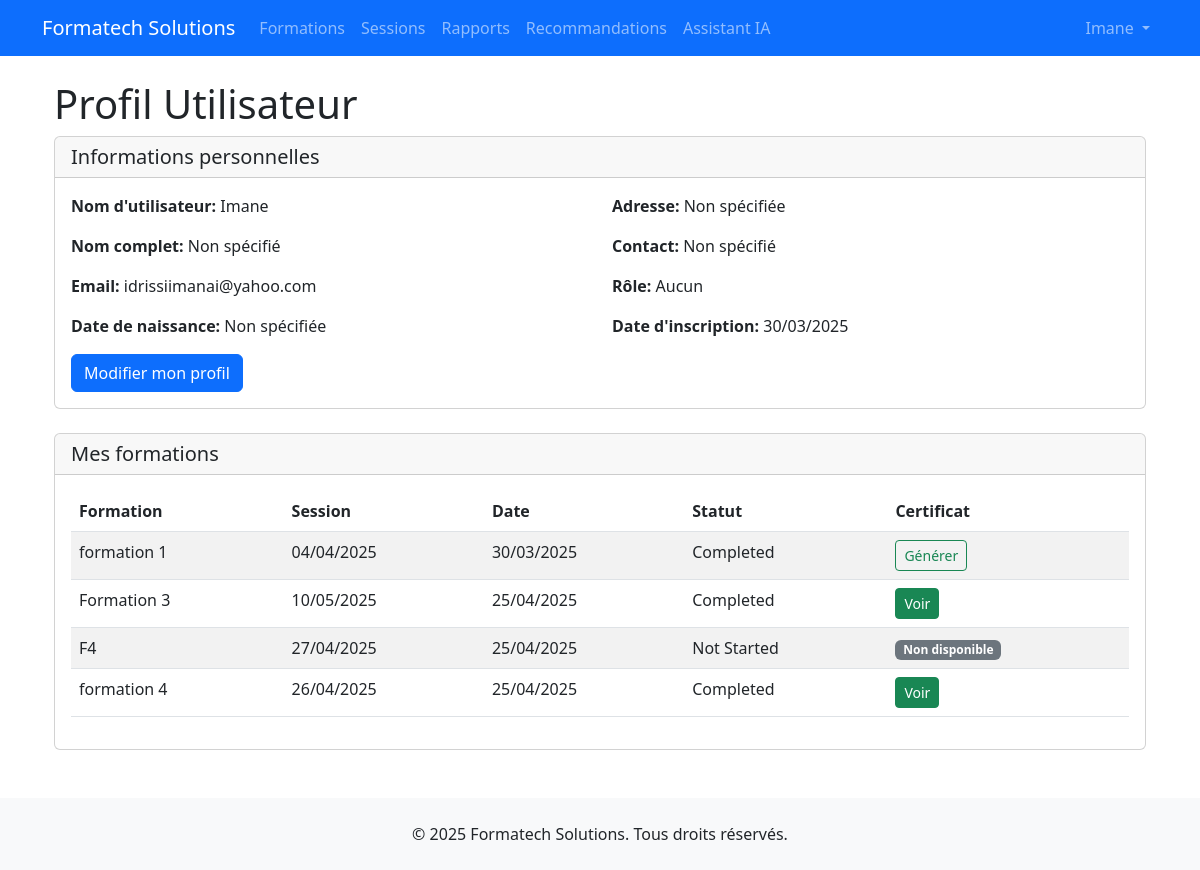
Before: /users/profile/ (signed in) with the older database file.
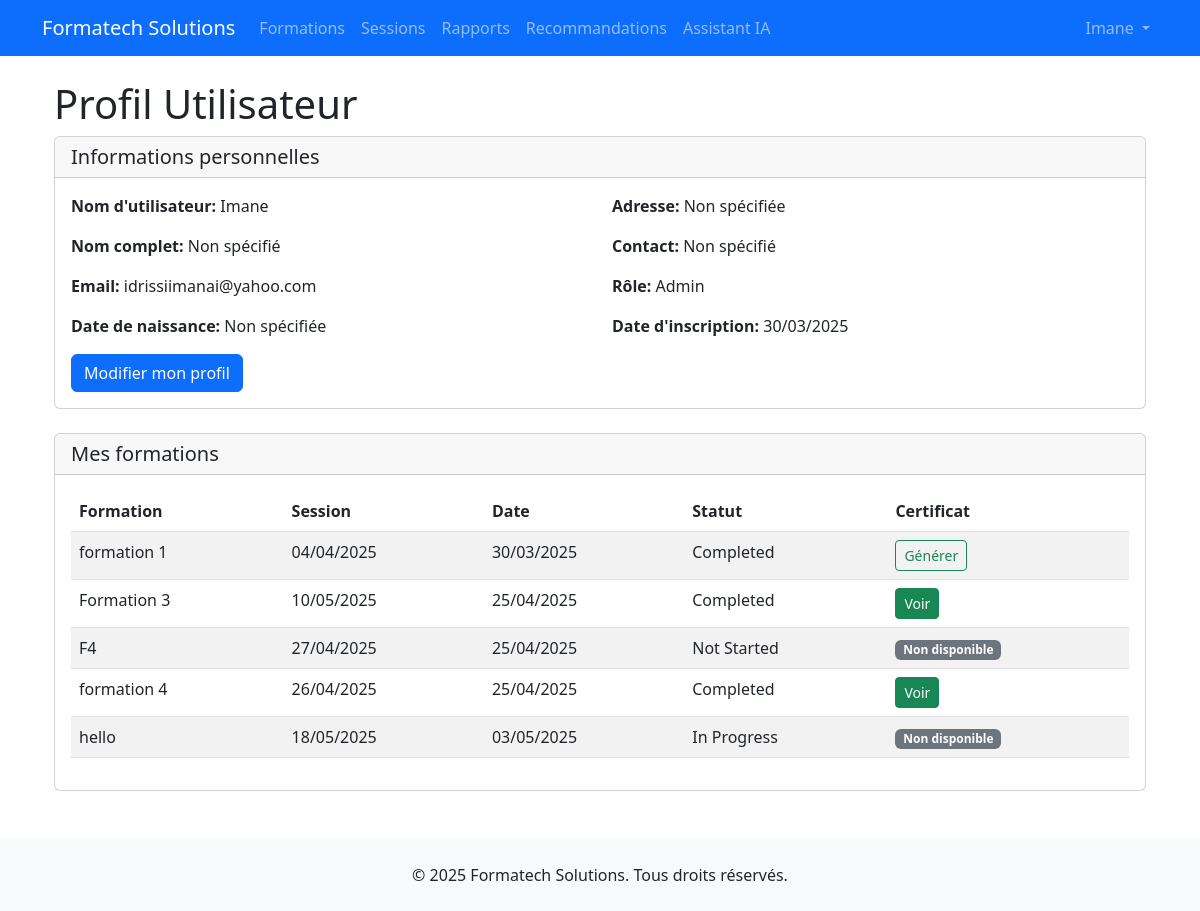
After: the same page with the newer database file.
### users/models.py (models this page shows, shortened)
class User(AbstractUser):
    date_of_birth = models.DateField(null=True, blank=True)
    address = models.TextField(blank=True, null=True)
    contact = models.CharField(max_length=50, blank=True, null=True)
    role = models.ForeignKey(Role, on_delete=models.SET_NULL, null=True)

class Role(models.Model):
    name = models.CharField(max_length=50)
    description = models.TextField(blank=True, null=True)
    created_at = models.DateTimeField(auto_now_add=True)
    updated_at = models.DateTimeField(auto_now=True)

### formation/models.py (models this page shows, shortened)
class Participant(models.Model):
    ATTENDANCE_STATUS = (
        ('REGISTERED', 'Registered'),
        ('CONFIRMED', 'Confirmed'),
        ('ATTENDED', 'Attended'),
        ('ABSENT', 'Absent'),
    )
    COMPLETION_STATUS = (
        ('NOT_STARTED', 'Not Started'),
        ('IN_PROGRESS', 'In Progress'),
        ('COMPLETED', 'Completed'),
        ('FAILED', 'Failed'),
    )
    user = models.ForeignKey(settings.AUTH_USER_MODEL, on_delete=models.CASCADE)
    session = models.ForeignKey(TrainingSession, on_delete=models.CASCADE)
    registration_date = models.DateTimeField(auto_now_add=True)
    attendance_status = models.CharField(max_length=20, choices=ATTENDANCE_STATUS, default='REGISTERED')
    completion_status = models.CharField(max_length=20, choices=COMPLETION_STATUS, default='NOT_STARTED')
    feedback = models.TextField(blank=True, null=True)
    rating = models.IntegerField(null=True, blank=True)
    created_at = models.DateTimeField(auto_now_add=True)
    updated_at = models.DateTimeField(auto_now=True)
    class Meta:
        unique_together = ('user', 'session')
    def get_certificate(self):
        try:
            return Certificate.objects.get(participant=self)
        except Certificate.DoesNotExist:
            return None

class TrainingSession(models.Model):
    STATUS_CHOICES = (
        ('PLANNED', 'Planned'),
        ('IN_PROGRESS', 'In Progress'),
        ('COMPLETED', 'Completed'),
        ('CANCELLED', 'Cancelled'),
    )
    training = models.ForeignKey(Training, on_delete=models.CASCADE)
    start_date = models.DateTimeField()
    end_date = models.DateTimeField()
    location = models.CharField(max_length=255)
    status = models.CharField(max_length=20, choices=STATUS_CHOICES, default='PLANNED')
    created_at = models.DateTimeField(auto_now_add=True)
    updated_at = models.DateTimeField(auto_now=True)

class Training(models.Model):
    title = models.CharField(max_length=255)
    description = models.TextField()
    objectives = models.TextField()
    prerequisites = models.TextField(blank=True, null=True)
    duration = models.IntegerField(help_text="Duration in hours")
    max_participants = models.IntegerField()
    created_at = models.DateTimeField(auto_now_add=True)
    updated_at = models.DateTimeField(auto_now=True)

### users/views.py (the view)
# urls.py: path('profile/', views.profile_view, name='profile'),
@login_required
def profile_view(request):
    return render(request, 'users/profile.html')

### users/templates/users/profile.html (shortened to what this page needs)
{% extends "base.html" %}
{% block content %}
<div class="container">
    <h1>Profil Utilisateur</h1>
    <div class="card mb-4">
        <div class="card-header">
            <h5 class="mb-0">Informations personnelles</h5>
        </div>
        <div class="card-body">
            <div class="row">
                <div class="col-md-6">
                    <p><strong>Nom d'utilisateur:</strong> {{ user.username }}</p>
                    <p><strong>Nom complet:</strong> {{ user.get_full_name|default:"Non spécifié" }}</p>
                    <p><strong>Email:</strong> {{ user.email|default:"Non spécifié" }}</p>
                    <p><strong>Date de naissance:</strong> {{ user.date_of_birth|date:"d/m/Y"|default:"Non spécifiée" }}</p>
                </div>
                <div class="col-md-6">
                    <p><strong>Adresse:</strong> {{ user.address|default:"Non spécifiée" }}</p>
                    <p><strong>Contact:</strong> {{ user.contact|default:"Non spécifié" }}</p>
                    <p><strong>Rôle:</strong> {{ user.role.name|default:"Aucun" }}</p>
                    <p><strong>Date d'inscription:</strong> {{ user.date_joined|date:"d/m/Y" }}</p>
                </div>
            </div>
            <a href="{% url 'users:user_update' user.id %}" class="btn btn-primary">Modifier mon profil</a>
        </div>
    </div>
    <div class="card mb-4">
        <div class="card-header">
            <h5 class="mb-0">Mes formations</h5>
        </div>
        <div class="card-body">
            {% with participations=user.participant_set.all %}
                {% if participations %}
                    <table class="table table-striped">
                        <thead>
                            <tr>
                                <th>Formation</th>
                                <th>Session</th>
                                <th>Date</th>
                                <th>Statut</th>
                                <th>Certificat</th>
                            </tr>
                        </thead>
                        <tbody>
                            {% for participation in participations %}
                                <tr>
                                    <td>{{ participation.session.training.title }}</td>
                                    <td>{{ participation.session.start_date|date:"d/m/Y" }}</td>
                                    <td>{{ participation.registration_date|date:"d/m/Y" }}</td>
                                    <td>{{ participation.get_completion_status_display }}</td>
                                    <td>
                                        {% if participation.get_certificate %}
                                            <a href="{% url 'formation:certificate_detail' participation.get_certificate.id %}" class="btn btn-sm btn-success">Voir</a>
                                        {% else %}
                                            {% if participation.completion_status == 'COMPLETED' %}
                                                <a href="{% url 'formation:certificate_generate' participation.id %}" class="btn btn-sm btn-outline-success">Générer</a>
                                            {% else %}
                                                <span class="badge bg-secondary">Non disponible</span>
                                            {% endif %}
                                        {% endif %}
                                    </td>
                                </tr>
                            {% endfor %}
                        </tbody>
                    </table>
                {% else %}
                    <p>Vous n'êtes inscrit à aucune formation.</p>
                {% endif %}
            {% endwith %}
        </div>
    </div>
</div>
{% endblock %}

### templates/base.html (shortened to what this page needs)
<!DOCTYPE html>
<html lang="fr">
<head>
    <link href="https://cdn.jsdelivr.net/npm/bootstrap@5.3.0-alpha1/dist/css/bootstrap.min.css" rel="stylesheet">
</head>
<body>
    <nav class="navbar navbar-expand-lg navbar-dark bg-primary mb-4">
        <div class="container">
            <a class="navbar-brand" href="/">Formatech Solutions</a>
            <div class="collapse navbar-collapse" id="navbarNav">
                {% if user.is_authenticated %}
                <ul class="navbar-nav">
                    <li class="nav-item">
                        <a class="nav-link" href="{% url 'formation:training_list' %}">Formations</a>
                    </li>
                    {% if user.is_staff or 'manage_sessions' in user.get_permission_codes %}
                    <li class="nav-item">
                        <a class="nav-link" href="{% url 'formation:session_list' %}">Sessions</a>
                    </li>
                    {% endif %}
                    {% if user.is_staff or 'view_reports' in user.get_permission_codes %}
                    <li class="nav-item">
                        <a class="nav-link" href="{% url 'reports:report_list' %}">Rapports</a>
                    </li>
                    {% endif %}
                    <li class="nav-item">
                        <a class="nav-link" href="{% url 'ai_modules:training_recommendations' %}">Recommandations</a>
                    </li>
                    {% if user.is_staff or 'manage_users' in user.get_permission_codes %}
                    <li class="nav-item">
                        <a class="nav-link" href="{% url 'ai_modules:chatbot_interface' %}">Assistant IA</a>
                    </li>
                    {% endif %}
                </ul>
                {% endif %}
                <ul class="navbar-nav ms-auto">
                    {% if user.is_authenticated %}
                        <li class="nav-item dropdown">
                            <a class="nav-link dropdown-toggle" href="#" id="navbarDropdown" role="button" data-bs-toggle="dropdown">
                                {{ user.username }}
                            </a>
                        </li>
                    {% else %}
                        <li class="nav-item">
                            <a class="nav-link" href="{% url 'users:login' %}">Connexion</a>
                        </li>
                    {% endif %}
                </ul>
            </div>
        </div>
    </nav>
    <div class="container">
        {% block content %}{% endblock %}
    </div>
    <footer class="bg-light py-4 mt-5">
        <div class="container text-center">
            <p class="mb-0">&copy; 2025 Formatech Solutions. Tous droits réservés.</p>
        </div>
    </footer>
</body>
</html>

Changed rows visible on the page:
changed User "Imane": role.name "Aucun" → "Admin"
added Participant: session.training "hello", session.start_date "18/05/2025", registration_date "03/05/2025", completion_status "In Progress", shows "Non disponible"
